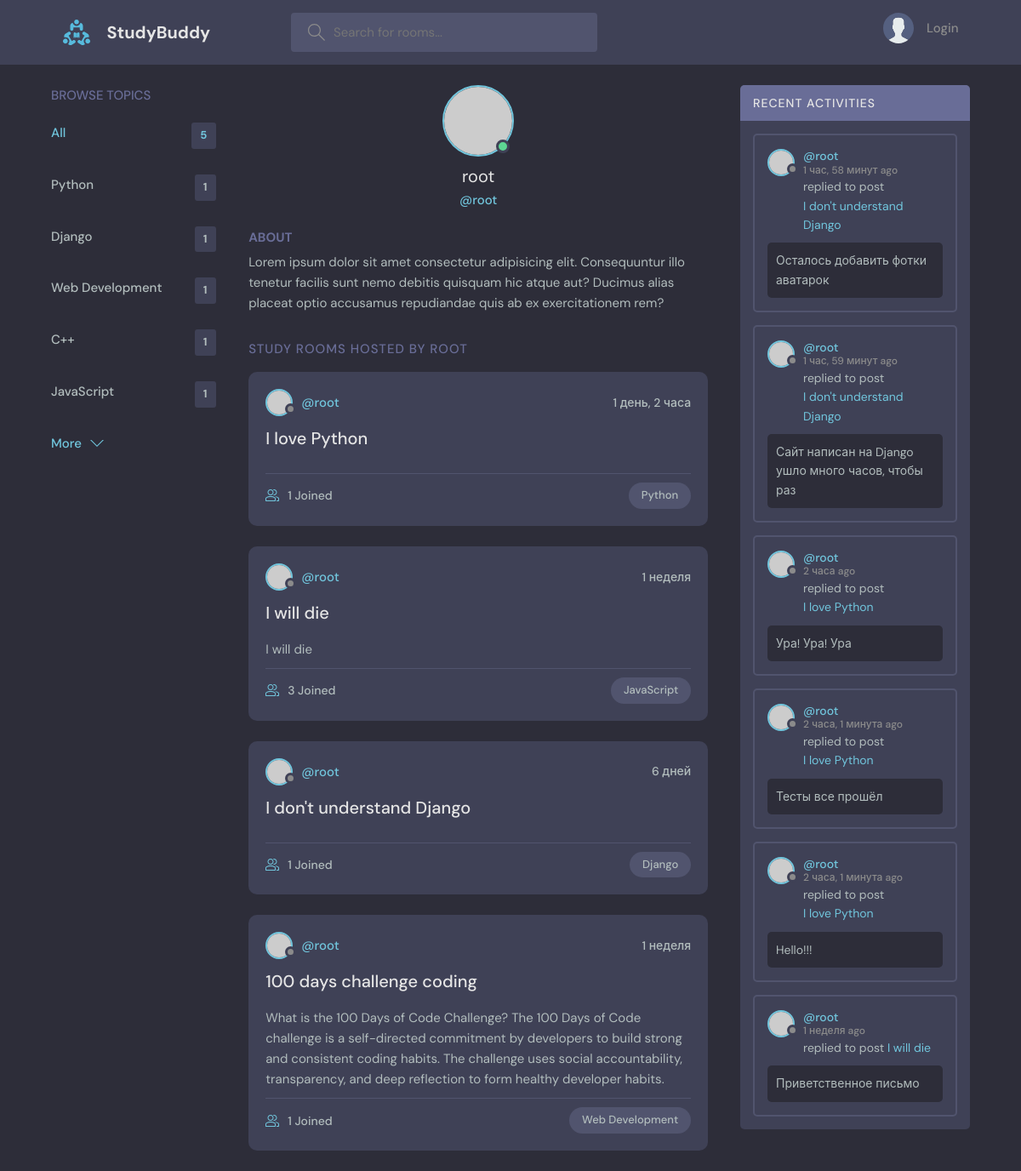
Page /profile/1/ on the committed database.
### base/models.py (models this page shows)
class Topic(models.Model):
    name = models.CharField(max_length=200)
    def __str__(self):
        return self.name

class Room(models.Model):
    host = models.ForeignKey(User, on_delete=models.SET_NULL, null=True)
    topic = models.ForeignKey("Topic", on_delete=models.SET_NULL, null=True)
    name = models.CharField(max_length=200)
    description = models.TextField(null=True, blank=True)
    participants = models.ManyToManyField(User, related_name='participants', blank=True)
    updated = models.DateTimeField(auto_now=True)
    created = models.DateTimeField(auto_now_add=True)
    class Meta:
        ordering = ['-updated', '-created']
    def __str__(self):
        return self.name

class Message(models.Model):
    user = models.ForeignKey(User, on_delete=models.CASCADE)
    room = models.ForeignKey(Room, on_delete=models.CASCADE)
    body = models.TextField()
    updated = models.DateTimeField(auto_now=True)
    created = models.DateTimeField(auto_now_add=True)
    class Meta:
        ordering = ['-updated', '-created']
    def __str__(self):
        return self.body[0:50]

### base/views.py (the view)
# urls.py: path('profile/<str:pk>/', views.userProfile, name='user-profile'),
def userProfile(request, pk):
    user = User.objects.get(id=pk)
    room_messages = user.message_set.all()
    rooms = user.room_set.all()
    topics = Topic.objects.all()
    context = {'user': user, 'rooms': rooms, 'room_messages': room_messages, 'topics': topics}
    return render(request, 'base/profile.html', context)

### base/templates/base/profile.html (shortened to what this page needs)
{% extends 'main.html' %}
{% block content %}
<main class="profile-page layout layout--3">
    <div class="container">
        {% include 'base/topics_component.html' %}
        <div class="roomList">
            <div class="profile">
                <div class="profile__avatar">
                    <div class="avatar avatar--large active">
                        <img src="https://randomuser.me/api/portraits/women/3.jpg"/>
                    </div>
                </div>
                <div class="profile__info">
                    <h3>{{user.username}}</h3>
                    <p>@{{user}}</p>
                </div>
                <div class="profile__about">
                    <h3>About</h3>
                    <p>
                        Lorem ipsum dolor sit amet consectetur adipisicing elit. Consequuntur illo tenetur
                        facilis sunt nemo debitis quisquam hic atque aut? Ducimus alias placeat optio
                        accusamus repudiandae quis ab ex exercitationem rem?
                    </p>
                </div>
            </div>
            <div class="roomList__header">
                <div>
                    <h2>Study Rooms Hosted by {{ user }}</a>
                    </h2>
                </div>
            </div>
            {% include 'base/feed_component.html' %}
        </div>
        {% include 'base/activity_component.html'%}
    </div>
</main>
{% endblock content %}

### templates/main.html (shortened to what this page needs)
<!DOCTYPE html>
{% load static %}
<html lang="ru">
  <head>
    <link rel="stylesheet" href="{% static 'styles/style.css' %}" />
  </head>
  <body>
    {% include 'navbar.html' %}
    {% block content %}
    {% endblock content %}
  </body>
</html>

### templates/navbar.html (shortened to what this page needs)
{% load static %}
<header class="header header--loggedIn">
    <div class="container">
        <a href="{% url 'home' %}" class="header__logo">
            <img src="{% static 'images/logo.svg' %}"/>
            <h1>StudyBuddy</h1>
        </a>
        <form class="header__search" method="GET" action="{% url 'home' %}">
            <label>
                <input name="q" placeholder="Search for rooms..."/>
            </label>
        </form>
        <nav class="header__menu">
            {% if request.user.is_authenticated %}
            <div class="header__user">
                <a href="{% url 'user-profile' user.id %}">
                    <div class="avatar avatar--medium active">
                        <img src="https://randomuser.me/api/portraits/women/3.jpg"/>
                    </div>
                    <p>{{request.user.username}}<span>@{{request.user.username}}</span></p>
                </a>
                <button class="dropdown-button">
                    <svg version="1.1" xmlns="http://www.w3.org/2000/svg" width="32" height="32" viewBox="0 0 32 32">
                        <title>chevron-down</title>
                        <path d="M16 21l-13-13h-3l16 16 16-16h-3l-13 13z"></path>
                    </svg>
                </button>
            </div>
            {% else %}
            <a href="{% url 'login' %}">
                <img src="{% static 'images/avatar.svg' %}"/>
                <p>Login</p>
            </a>
            {% endif %}
        </nav>
    </div>
</header>

### base/templates/base/topics_component.html
<div class="topics">
    <div class="topics__header">
        <h2>Browse Topics</h2>
    </div>
    <ul class="topics__list">
        <li>
            <a href="{%  url 'home' %}" class="active">All <span>{{topics.count}}</span></a>
        </li>
        {% for topic in topics %}
            <li>
                <a href="{%url 'home' %}?q={{topic}}">{{topic.name}} <span>{{topic.room_set.all.count}}</span></a>
            </li>
        {% endfor %}
    </ul>
    <a class="btn btn--link" href="{% url 'topics' %}">
        More
        <svg version="1.1" xmlns="http://www.w3.org/2000/svg" width="32" height="32" viewBox="0 0 32 32">
            <title>chevron-down</title>
            <path d="M16 21l-13-13h-3l16 16 16-16h-3l-13 13z"></path>
        </svg>
    </a>
</div>

### base/templates/base/feed_component.html (shortened to what this page needs)
{% for room in rooms %}
<div class="roomListRoom">
    <div class="roomListRoom__header">
        <a href="{% url 'user-profile' room.host.id %}" class="roomListRoom__author">
            <div class="avatar avatar--small">
                <img src="https://randomuser.me/api/portraits/women/11.jpg"/>
            </div>
            <span>@{{room.host.username}}</span>
        </a>
        <div class="roomListRoom__actions">
            <span>{{room.created|timesince}}</span>
        </div>
    </div>
    <div class="roomListRoom__content">
        <a href="{% url 'room' room.id %}">{{room.name}}</a>
        <p>
            {{room.description}}
        </p>
    </div>
    <div class="roomListRoom__meta">
        <a href="{% url 'room' room.id %}" class="roomListRoom__joined">
            {{room.participants.all.count}} Joined
        </a>
        <p class="roomListRoom__topic">{{room.topic}}</p>
    </div>
</div>
{% endfor %}

### base/templates/base/activity_component.html (shortened to what this page needs)
<div class="activities">
    <div class="activities__header">
        <h2>Recent Activities</h2>
    </div>
    {% for message in room_messages %}
    <div class="activities__box">
        <div class="activities__boxHeader roomListRoom__header">
            <a href="{% url 'user-profile' message.user.id %}" class="roomListRoom__author">
                <div class="avatar avatar--small">
                <img src="https://randomuser.me/api/portraits/women/11.jpg" />
                </div>
                <p>
                @{{message.user}}
                <span>{{message.created|timesince}} ago</span>
                </p>
            </a>
        </div>
        <div class="activities__boxContent">
            <p>replied to post <a href="{% url 'room' message.room.id %}">{{message.room}}</a></p>
            <div class="activities__boxRoomContent">
                {{message}}
            </div>
        </div>
    </div>
    {% endfor %}
</div>

### rows in the picture
Topic: name "Python", room_set.all.count "1"
Topic: name "Django", room_set.all.count "1"
Topic: name "Web Development", room_set.all.count "1"
Topic: name "C++", room_set.all.count "1"
Topic: name "JavaScript", room_set.all.count "1"
Room: host.username "root", created "1 день, 2 часа", name "I love Python", participants.all.count "1", topic "Python"
Room: host.username "root", created "1 неделя", name "I will die", description "I will die", participants.all.count "3", topic "JavaScript"
Room: host.username "root", created "6 дней", name "I don't understand Django", participants.all.count "1", topic "Django"
Room: host.username "root", created "1 неделя", name "100 days challenge coding", description "What is the 100 Days of Code Challenge? The 100 Days of Code challenge is a self-directed commitment by developers to build strong and consistent coding habits. The challenge uses social accountability, transparency, and deep reflection to form healthy developer habits.", participants.all.count "1", topic "Web Development"
Message: user "root", created "1 час, 58 минут", room "I don't understand Django", body "Осталось добавить фотки аватарок"
Message: user "root", created "1 час, 59 минут", room "I don't understand Django", body "Сайт написан на Django ушло много часов, чтобы раз"
Message: user "root", created "2 часа", room "I love Python", body "Ура! Ура! Ура"
Message: user "root", created "2 часа, 1 минута", room "I love Python", body "Тесты все прошёл"
Message: user "root", created "2 часа, 1 минута", room "I love Python", body "Hello!!!"
Message: user "root", created "1 неделя", room "I will die", body "Приветственное письмо"

### other values in the picture
{{ topics.count }} "5"
{{ user.username }} "root"
{{ user }} "root"
{{ user }} "ROOT"
